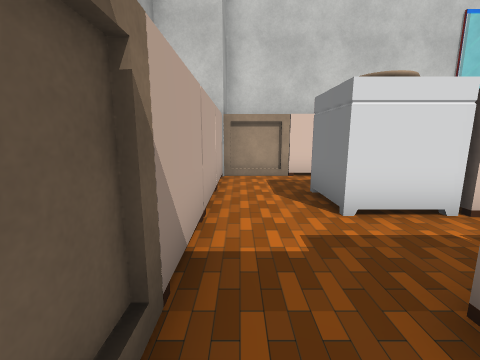
view 1 (above)

16 first-person views from a walk through a 3-D level made in the Unity game engine. The camera is 1.2 m above the floor, tilts 10° down and sees 90° across. The floor is counted in squares, 1 m on a side. Each view is taken from the middle of a square. On the plan, view 1 faces up. The plan holds only what a view shows up to about 12 squares ahead; the rest is blank. The place goes on beyond the plan. The player is left out. Some surface patterns are stand-ins.

view 2
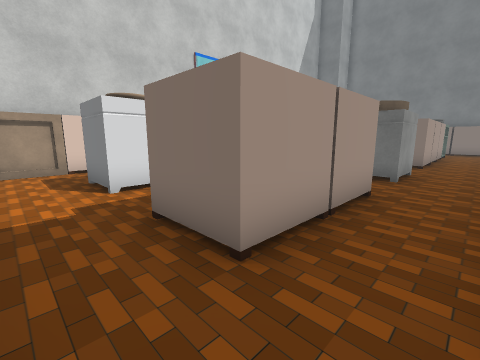

view 3
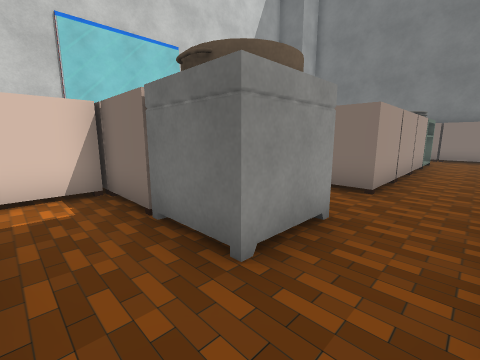

view 4
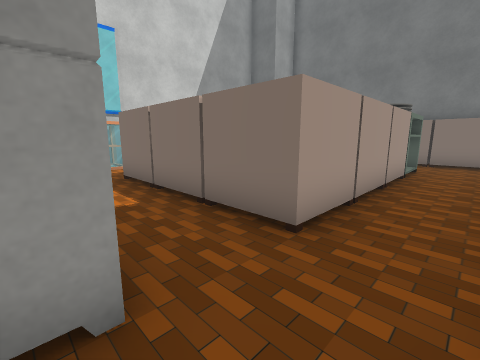

view 5
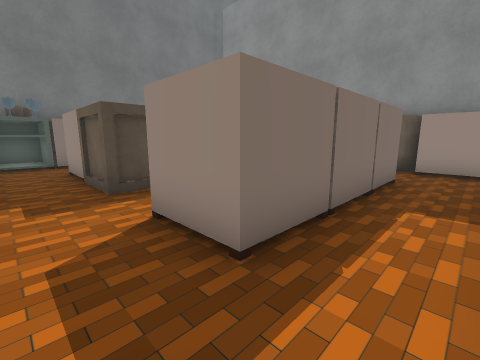

view 6
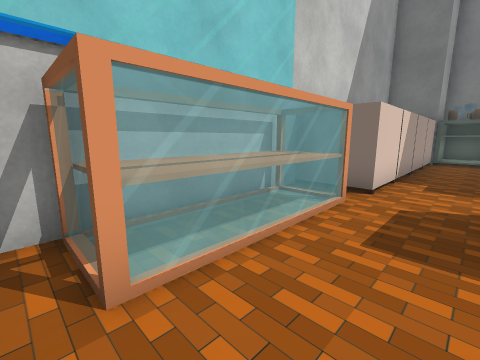

view 7
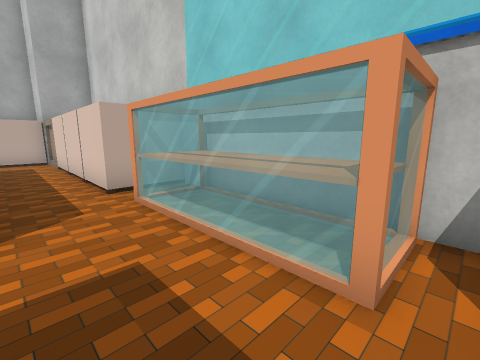

view 8
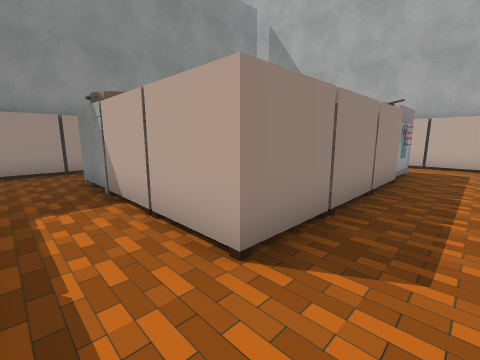

view 9
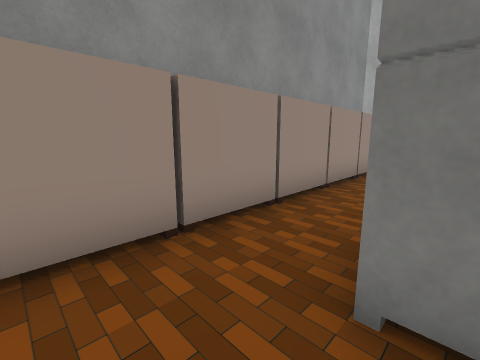

view 10
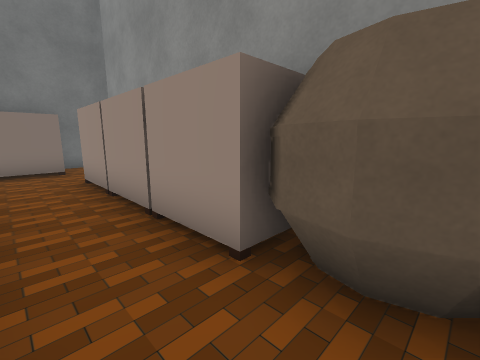

view 11
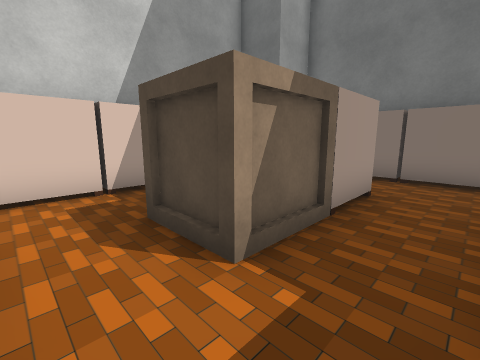

view 12
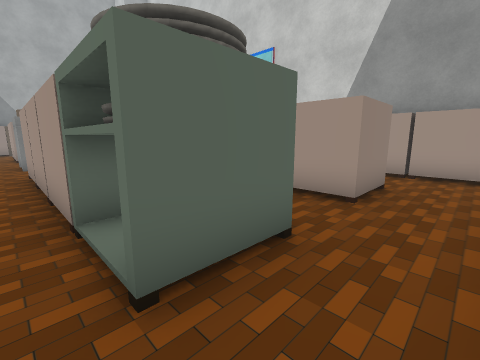

view 13
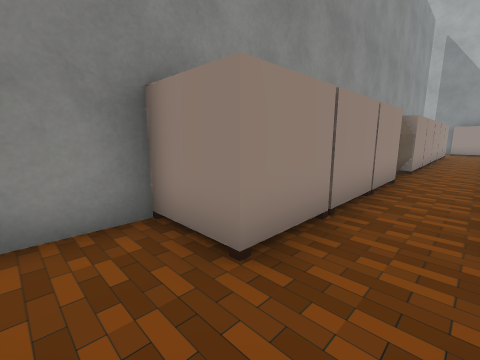

view 14
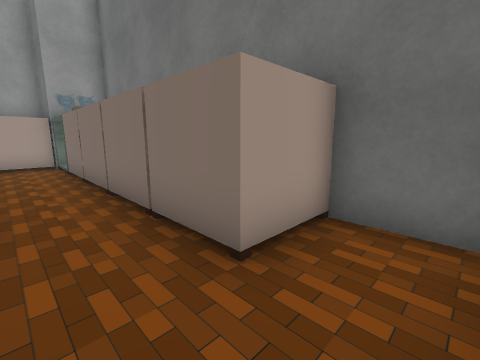

view 15
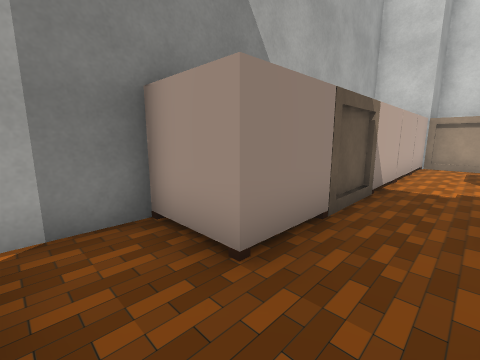

view 16
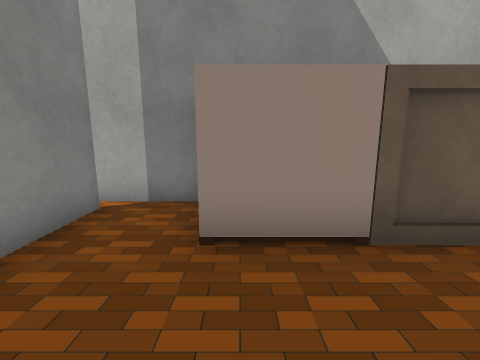

### Floor plan
Points are (right, up) in squares from view 1. A wall is a line through its corners. A room is listed if a view was taken in it or the views show most of it. See-through windows are left out.
Room 1 (views 1, 2, 3, 4, 5, 6, 7, 8, 9, 10, 11, 12, 13, 14, 15, 16)
walls: (9.5, 1.5) (9.5, -0.5) (8.4, -0.5); (7.5, 0.4) (7.5, 1.5); (12, -2.7) (12.4, -2.6); (11.4, -3) (11.8, -2.6) (12.5, -2.4) (13.1, -2.6) (13.6, -3); (11.5, -3.3) (12.2, -2.6) (13.1, -2.8) (13.4, -3.2); (17.5, 3.7) (15.6, 3.7) (15.6, 5.3) (17.5, 5.3); (17.7, 0.1) (17.7, -0.5); (13.6, 9.4) (7.4, 9.4); (18.6, -0.5) (17.5, -0.5); (19.5, 1.5) (19.5, 0.4); (19.4, -4.4) (21.1, -4.4); (1.6, 7.7) (-1, 7.7); (-0.7, 1.5) (-0.7, -0.6); (21.5, 7.4) (21.5, 8); (22, 7.7) (21.5, 7.7); (23.5, -4.1) (23.5, -2.4); (-2.4, -2.4) (-2.4, -4.8); (-2, -4.4) (-0.2, -4.4)
objects: other object (-2, -2) to (-1, -1); other object (-2, 2) to (-1, 3); other object (-2, 4) to (-1, 5); other object (-2, 6) to (-1, 7); other object (2, -4) to (3, -3); other object (2, 0) to (3, 1); stove (2, 4) to (3, 5); other object (2, 8) to (3, 9); other object (4, -4) to (5, -3); other object (4, 0) to (5, 1); other object (4, 4) to (5, 5); other object (4, 8) to (5, 9); other object (6, -4) to (7, -3); other object (6, 4) to (7, 5); other object (6, 8) to (7, 9); other object (8, -4) to (9, -3); other object (8, 2) to (9, 3); other object (8, 4) to (9, 5); other object (9, 8) to (12, 9); other object (10, -4) to (11, -3); other object (12, 0) to (13, 1); other object (12, 2) to (13, 3); other object (12, 4) to (13, 5); other object (14, -4) to (15, -3); other object (14, 0) to (15, 1); other object (14, 8) to (15, 9); other object (16, -4) to (17, -3); other object (16, 0) to (17, 1); other object (16, 8) to (17, 9); other object (18, -4) to (19, -3); other object (18, 1); other object (18, 4) to (19, 5); other object (18, 8) to (19, 9); other object (19, 0); other object (20, 8) to (21, 9); other object (22, -2) to (23, -1); other object (22, 0) to (23, 1); other object (22, 2) to (23, 3); other object (22, 4) to (23, 5); other object (22, 6) to (23, 7)

Where each view was taken, in squares from view 1:
view 1: 0 up, 0 right, facing up
view 2: 2 down, 0 right, facing up-right
view 3: 2 down, 6 right, facing up-right
view 4: 2 down, 9 right, facing up-right
view 5: 7 up, 10 right, facing down-right
view 6: 6 up, 8 right, facing up-right
view 7: 6 up, 13 right, facing up-left
view 8: 7 up, 11 right, facing down-left
view 9: 0 up, 11 right, facing down-left
view 10: 1 down, 12 right, facing down-right
view 11: 2 up, 14 right, facing up-right
view 12: 1 down, 21 right, facing up-left
view 13: 1 down, 21 right, facing down-left
view 14: 4 down, 20 right, facing up-right
view 15: 4 down, 1 right, facing up-left
view 16: 2 down, 2 right, facing left
